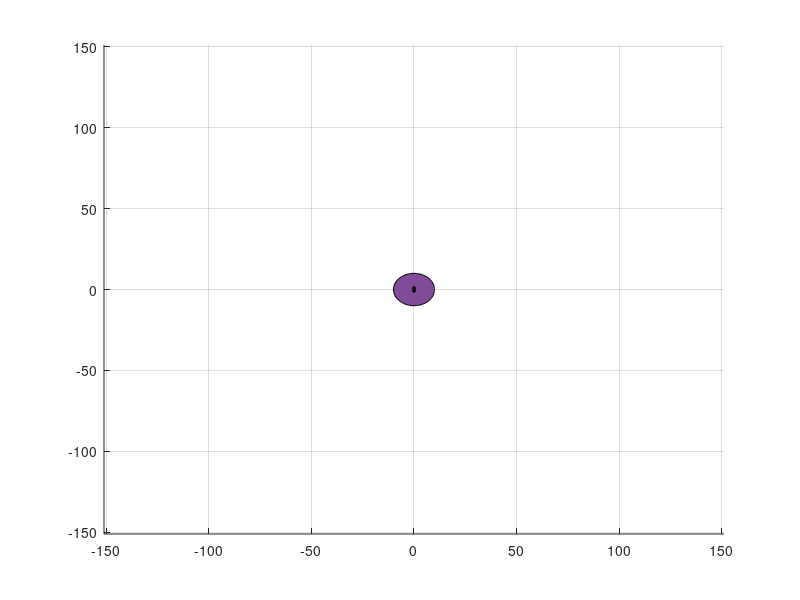

Here is the MATLAB script that generated this plot: (Note: this script raises an error after producing the figure.)
clear
clc
Area_X=150;
Area_Y=150;
%% make a circle & rectangle
r=10; % set a radius
color1=[.5 .3 .6]; % set a color1
x=r*cos(linspace(0,2*pi));
y=r*sin(linspace(0,2*pi));

L=3;
W=1;
rec=[-W/2 -L/2; W/2 -L/2; W/2 L/2; -W/2 L/2];
color2=[.4 .3 .2];

%% build a path (ccw circle)
p_x=100*cos(linspace(0,2*pi));
p_y=100*sin(linspace(0,2*pi));
p_z=zeros(1,100);
Pos=[p_x; p_y; p_z];

%% build a orientation
phi=linspace(0,2*pi);

%% build the object
figure(1)
axis([-(Area_X+1) (Area_X+1) -(Area_Y+1) (Area_Y+1)])
grid on
circle_0=hgtransform;
patch('XData',x,'YData',y,'Facecolor',color1,'Parent',circle_0);
rectangle_1=hgtransform;
patch('Faces',[1 2 3 4],'Vertices',rec,'Facecolor',color2,'Parent',rectangle_1);
rectangle_2=hgtransform;
patch('Faces',[1 2 3 4],'Vertices',rec,'Facecolor',color2,'Parent',rectangle_2);
set(rectangle_1,'Parent',circle_0)
set(rectangle_2,'Parent',circle_0)
rectangle_1.Matrix=makehgtform("translate",[0; 5; 0])*makehgtform("zrotate",2*pi/100);
rectangle_2.Matrix=makehgtform("translate",[0;-5; 0])*makehgtform("zrotate",-2*pi/100);

%% move the object
for ii=1:100
    position=makehgtform("translate",Pos(:,ii))*makehgtform("zrotate",phi(ii));
    set(circle_0,'Matrix',position)
    hold on
    scatter(Pos(1,ii),Pos(2,ii),'.')
    pause(0.1)
end